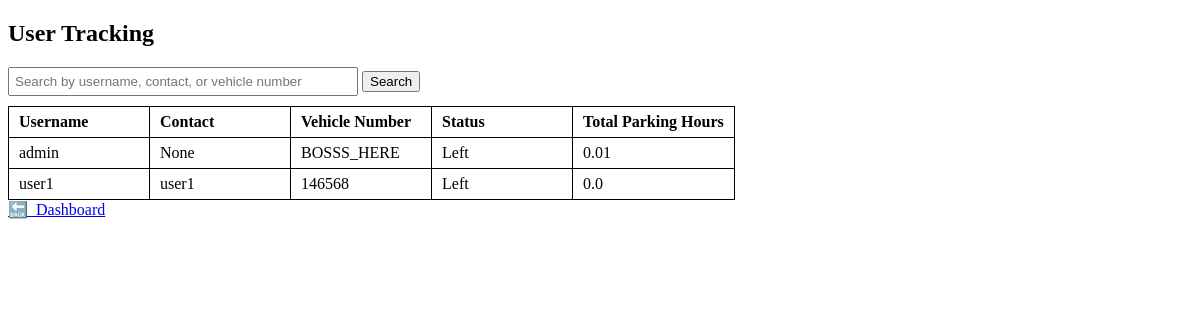
Page /users (signed in) on the earlier database version.
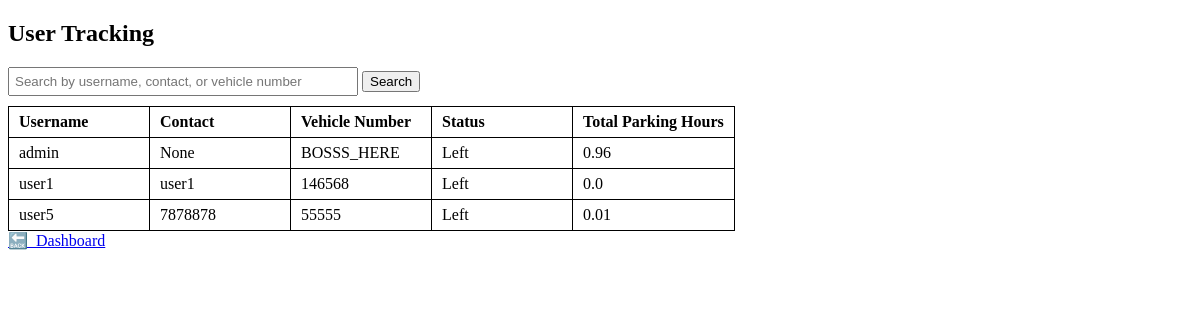
Same page on the later database version.
### app.py (models this page shows)
class User(db.Model):
    __tablename__ = 'user'
    id = db.Column(db.Integer, primary_key=True, autoincrement=True)
    username = db.Column(db.String(100), unique=True, nullable=False)
    password = db.Column(db.String(100), nullable=False)
    contact = db.Column(db.String(20), nullable=True)
    is_admin = db.Column(db.Boolean, default=False)
    vehicle_number = db.Column(db.String(30), unique=True, nullable=False)

### app.py (the view)
@app.route('/users', methods=['GET'])
def admin_users():
    if not session.get('is_admin'):
        flash("Access Denied", "danger")
        return redirect(url_for('login'))
    search_query = request.args.get('search', '').strip()
    query = User.query
    if search_query:
        search_pattern = f"%{search_query}%"
        query = query.filter(or_(User.username.ilike(search_pattern), User.contact.ilike(search_pattern),User.vehicle_number.ilike(search_pattern),))
    users = query.all()
    user_list = []
    for user in users:
        active_reservation = Reservation.query.filter_by(user_id=user.id, status='active').first()
        status = "Occupied" if active_reservation else "Left"
        completed_reservations = Reservation.query.filter_by(user_id=user.id, status='completed').all()
        total_seconds = 0
        for res in completed_reservations:
            if res.end_time and res.start_time:
                total_seconds += (res.end_time - res.start_time).total_seconds()
        total_hours = round(total_seconds / 3600, 2)
        user_list.append({
            'username': user.username,
            'contact': user.contact,
            'vehicle_number': user.vehicle_number,
            'status': status,
            'total_hours': total_hours
        })
    return render_template('admin_users.html', users=user_list, search=search_query)

### templates/admin_users.html (shortened to what this page needs)
<!DOCTYPE html>
<html>
<head>
</head>
<body>
    <h2>User Tracking</h2>
    <form method="get" action="{{ url_for('admin_users') }}">
        <input type="search" name="search" placeholder="Search by username, contact, or vehicle number" value="{{ search }}">
        <button type="submit">Search</button>
    </form>
    <table>
        <thead>
            <tr>
                <th>Username</th>
                <th>Contact</th>
                <th>Vehicle Number</th>
                <th>Status</th>
                <th>Total Parking Hours</th>
            </tr>
        </thead>
        <tbody>
            {% for user in users %}
            <tr>
                <td>{{ user.username }}</td>
                <td>{{ user.contact }}</td>
                <td>{{ user.vehicle_number }}</td>
                <td>{{ user.status }}</td>
                <td>{{ user.total_hours }}</td>
            </tr>
            {% else %}
            <tr>
                <td colspan="5">No users found.</td>
            </tr>
            {% endfor %}
        </tbody>
    </table>
    <a href="{{ url_for('dashboard') }}">🔙  Dashboard</a>
</body>
</html>

Differences in the rows shown:
computed for User "admin": total_hours "0.01" → "0.96"
added User: username "user5", contact "7878878", vehicle_number "55555", status "Left", total_hours "0.01"
